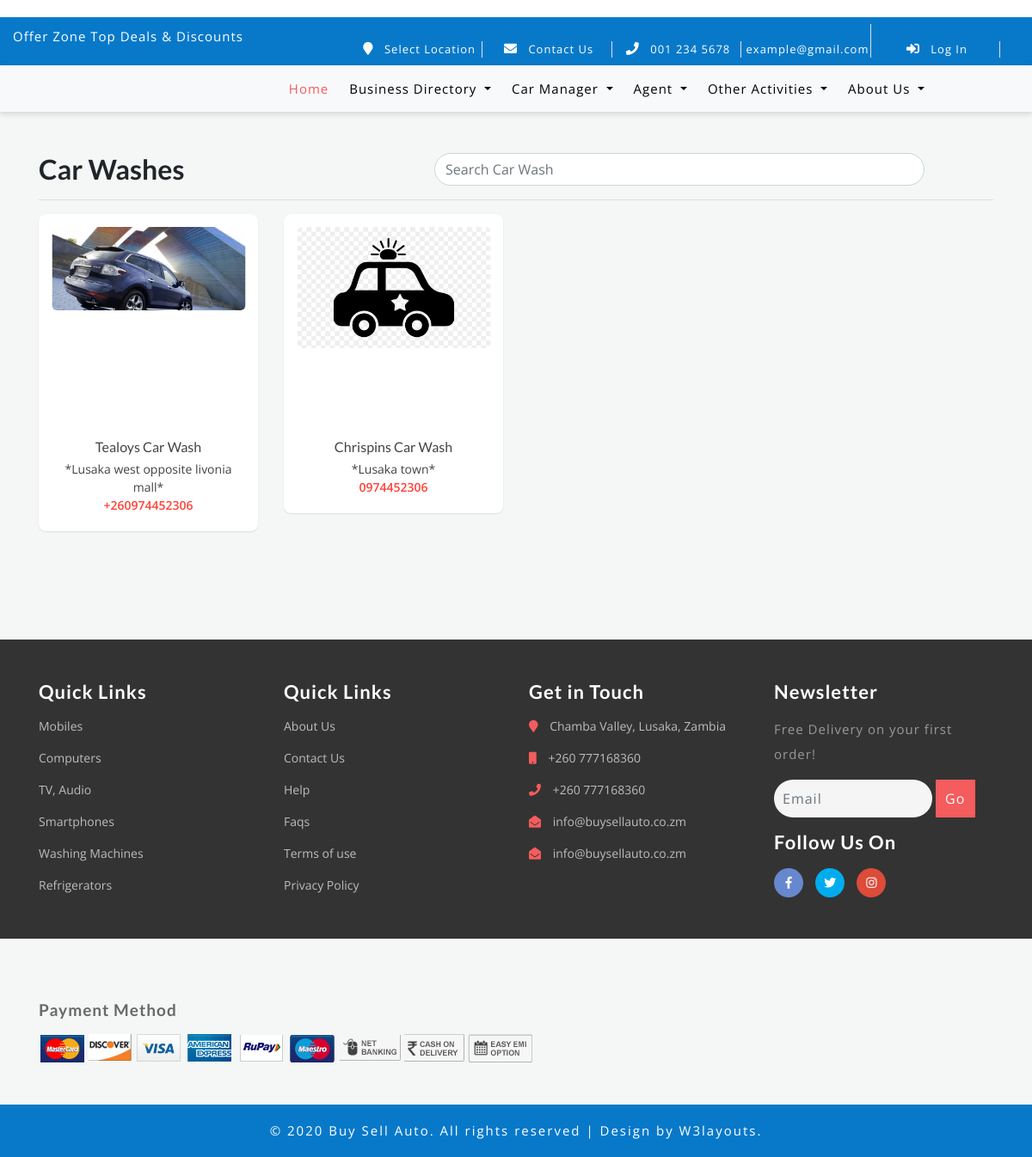
The page /car-wash/ on the database as committed earlier.
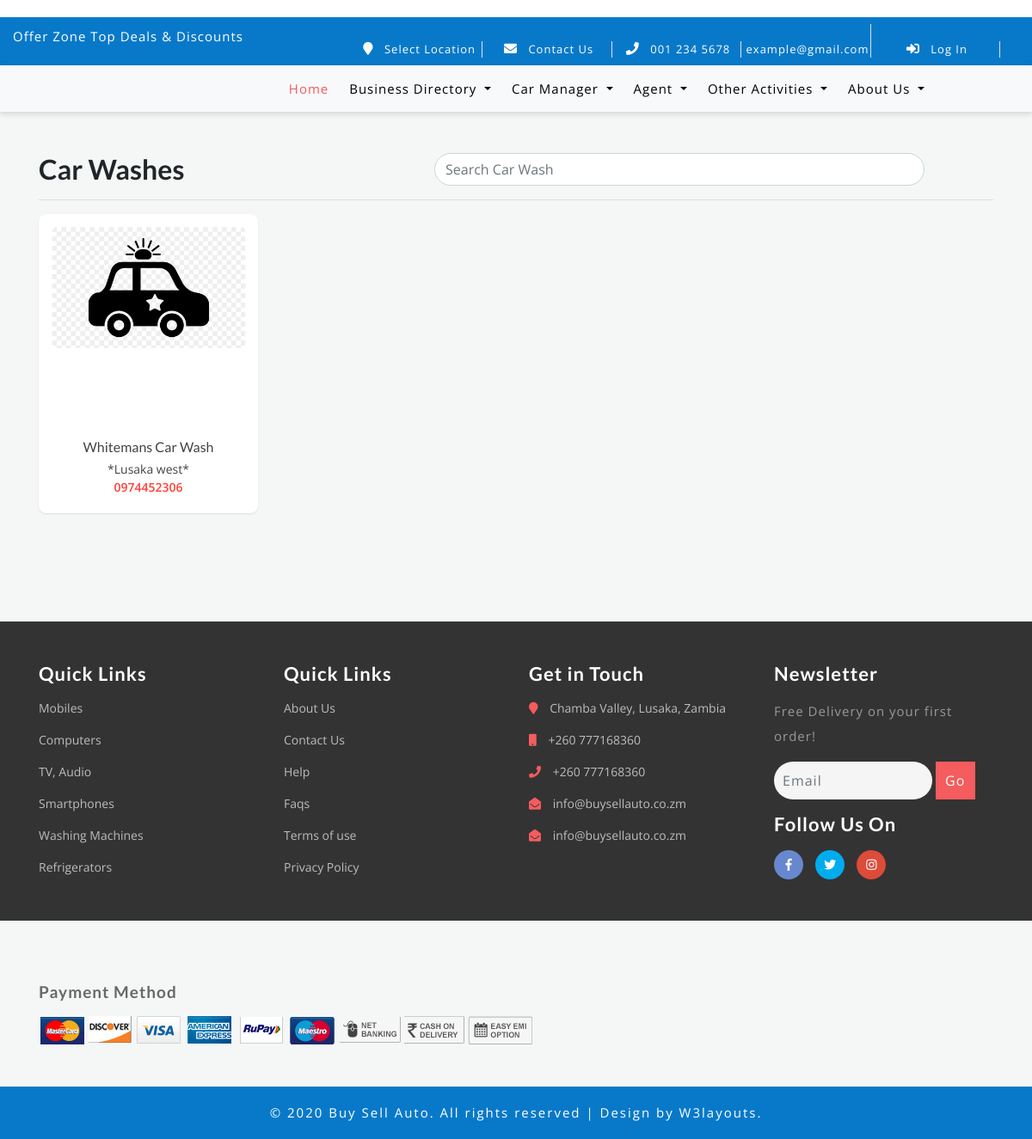
The same page on the database as committed later.
### businessdirectory/models.py (models this page shows)
class AutoShopAndCarWash(models.Model):
    is_autoshopandcarwash_model = models.BooleanField(default=True, editable=False)
    category = models.CharField('Category', choices=AUTOSHOPANDCARWASH, max_length=200)
    name = models.CharField('Name', max_length=200, help_text='name of car wash')
    slug = models.SlugField(unique=True, default='', db_index=True)
    location = models.CharField('Location', max_length=200, help_text='location of car wash')
    contact = models.CharField('Contact Details', max_length=200, help_text='cell/tell/fax')
    description = HTMLField(help_text='Services offered...')
    coverpic = models.ImageField(upload_to='carwash/coverpic/%Y/%m/%d', null=True, blank=True)
    profilepic = models.ImageField(upload_to='carwash/profilepic/%Y/%m/%d', null=True, blank=True)
    facebook_link = models.URLField(default='www.facebook.com')
    twitter_link = models.URLField(default='www.twitter.com')
    instagram_link = models.URLField(default='www.instagram.com')
    coordinates = models.CharField('Coordinates', null=True, blank=True, max_length=200, default='', help_text='Check name of the place on google maps or can use latitude and longitude (lati,longi)')
    website_link = models.URLField(null=True, blank=True)
    def __str__(self):
        return self.name
    class Meta:
        verbose_name_plural = 'Auto shops/Car wash/etc'
        verbose_name = 'Auto shops/Car wash/etc'
    def coverpic_tag(self):
        if self.coverpic:
            return mark_safe('<img src="%s" style="width: 50px; height: 50px;"/>' % self.coverpic.url)
        else:
            return 'No image found!'
    coverpic_tag.short_description = 'Cover Pic'
    def profilepic_tag(self):
        if self.profilepic:
            return mark_safe('<img src="%s" style="width: 50px; height: 50px;"/>' % self.profilepic.url)
        else:
            return 'No image found!'
    profilepic_tag.short_description = 'Profile Pic'

### aboutus/models.py (models this page shows, shortened)
class CompanyContactDetails(models.Model):
    location = models.CharField('Company Location', max_length=1000, null=True, blank=True,)
    mobile = models.CharField('Mobile Phone Number', max_length=200, null=True, blank=True, help_text='(E.g) +260970000000')
    telephone = models.CharField('Telephone Number', max_length=200, null=True, blank=True, help_text='(E.g) +(0121) 121 122')
    emailaddress1 = models.CharField('Email Address1', max_length=200, null=True, blank=True, help_text='(E.g) info@example1.com')
    emailaddress2 = models.CharField('Email Address2', max_length=200, null=True, blank=True, help_text='(E.g) info@example1.com')
    class Meta:
        verbose_name = 'Company Contact Detail'
        verbose_name_plural = 'Company Contact Details'

class CompanySocialMediaLinks(models.Model):
    facebook = models.URLField('Facebook Page Url', null=True, blank=True)
    twitter = models.URLField('Twitter Page Url', null=True, blank=True)
    instagram = models.URLField('Instagram Page Url', null=True, blank=True)
    class Meta:
        verbose_name = 'Company Social Media Link'
        verbose_name_plural = 'Company Social Media Links'

### businessdirectory/views.py (the view)
# urls.py: path('car-wash/', views.car_wash_view, name='car_wash_view'),
def car_wash_view(request, category_slug=None):
    category = None
    form = OrderForm()
    equipment_type = EquipmentType.objects.all()
    companycontactdetails = CompanyContactDetails.objects.all()
    companysocialmedialinks = CompanySocialMediaLinks.objects.all()
    location = Location.objects.all()
    event_types = EventType.objects.all()
    clearing_agents = Agent.objects.filter(agent_type__agent_type='Clearing Agent')
    car_wash = AutoShopAndCarWash.objects.filter(category='Car Wash')
    print(car_wash)
    equipments = Equipment.objects.filter(active=True)
    keywords = request.GET.get('q')
    getcat = request.POST.get('p')
    if category_slug:
        equipments = Equipment.objects.filter(category__slug=category_slug)
        category = category_slug
    if keywords:
        equipments = equipments.filter(
            Q(equipment_type__equipment_type__icontains=keywords) |
            Q(equipment_name__icontains=keywords))
    context = {
        'form': form,
        'category_slug': category,
        'categories': equipment_type,
        'companycontactdetails': companycontactdetails,
        'companysocialmedialinks': companysocialmedialinks,
        'location': location,
        'event_types': event_types,
        'products': equipments,
        'keywords': keywords,
        'clearing_agents': clearing_agents,
        'car_wash': car_wash,
    }
    return render(request, 'businessdirectory/car_wash.html', context)

### store/models.py (called while the page is built)
    def __str__(self):
        return self.event_name

### store/templates/businessdirectory/car_wash.html (shortened to what this page needs)
{% extends 'store/base.html' %}
{% load static %}
{% block content %}
    <link rel="stylesheet"
          href="https://cdnjs.cloudflare.com/ajax/libs/material-design-iconic-font/2.2.0/css/material-design-iconic-font.min.css">
    <div class="container">
        <div class="header row inline-group">
            <h2 class="col-sm-5 font-weight-bold pull-left">Car Washes</h2>
            <input class="col-sm-6 pull-right form-control" type="text" placeholder="Search Car Wash">
        </div>
        <hr>
        <div class="row clearfix">
            {% for carwash in car_wash %}
                <div class="col-lg-3 col-md-4 col-sm-12">
                    <div class="card product_item">
                        <div class="body">
                            <a href="{% url 'car_wash_detail' carwash.slug %}">
                                <div class="cp_img">
                                    {% if carwash.profilepic %}
                                        <img class="img-fluid" alt="Product" src="{{ carwash.profilepic.url }}"/>
                                    {% else %}
                                        <img class="img-fluid" alt="Product"
                                             src="{% static 'img/car_wash_avatar.jpg' %}"/>
                                    {% endif %}
                                </div>
                            </a>
                            <div class="product_details">
                                <h5><a href="ec-product-detail.html">{{ carwash.name }}</a></h5>
                                <ul class="product_price list-unstyled">
                                    <li class="old_price">
                                        *{{ carwash.location | capfirst }}*
                                    </li>
                                    <li class="new_price">{{ carwash.contact }}</li>
                                </ul>
                            </div>
                        </div>
                    </div>
                </div>
            {% empty %}
                No Car Wash Found
            {% endfor %}
        </div>
    </div>
{% endblock %}

### store/templates/store/base.html (shortened to what the changed rows need)
{% load static %}
<!DOCTYPE html>
<html lang="en">
<head>
    <link href="{% static 'store/css/bootstrap.css' %}" rel="stylesheet" type="text/css" media="all"/>
    <link href="{% static 'store/css/style.css' %}" rel="stylesheet" type="text/css" media="all"/>
    <link href="{% static 'store/css/other/styles.css' %}" rel="stylesheet" type="text/css" media="all"/>
    <link rel="stylesheet" href="{% static 'store/css/fontawesome-all.css' %}">
    <link href="{% static 'store/css/popuo-box.css' %}" rel="stylesheet" type="text/css" media="all"/>
    <link href="{% static 'store/css/menu.css' %}" rel="stylesheet" type="text/css" media="all"/>
</head>
<body>
{% block topheader %}
    <br><br>
{% endblock %}
{% block content %}
{% endblock %}
</body>
{% block footer %}
    <footer>
        <div class="w3l-middlefooter-sec">
            <div class="container py-md-5 py-sm-4 py-3">
                <div class="row footer-info w3-agileits-info">
                    <div class="col-md-3 col-sm-6 footer-grids mt-md-0 mt-4">
                        <ul>
                            {% for companycontactdetail in companycontactdetails %}
                                <li class="mb-3">
                                    <i class="fas fa-map-marker"></i> {{ companycontactdetail.location }}
                                </li>
                                <li class="mb-3">
                                    <i class="fas fa-mobile"></i> {{ companycontactdetail.mobile }}
                                </li>
                                <li class="mb-3">
                                    <i class="fas fa-phone"></i> {{ companycontactdetail.telephone }}
                                </li>
                                <li class="mb-3">
                                    <i class="fas fa-envelope-open"></i>
                                    <a href="mailto:example@mail.com"> {{ companycontactdetail.emailaddress1 }}</a>
                                </li>
                                <li>
                                    <i class="fas fa-envelope-open"></i>
                                    <a href="mailto:example@mail.com"> {{ companycontactdetail.emailaddress2 }}</a>
                                </li>
                            {% endfor %}
                        </ul>
                    </div>
                    <div class="col-md-3 col-sm-6 footer-grids w3l-agileits mt-md-0 mt-4">
                        <div class="footer-grids  w3l-socialmk mt-3">
                            <div class="social">
                                <ul>
                                    {% for socialmedialink in companysocialmedialinks %}
                                        <li>
                                            <a class="icon fb" href="{{ socialmedialink.facebook }}">
                                                <i class="fab fa-facebook-f"></i>
                                            </a>
                                        </li>
                                        <li>
                                            <a class="icon tw" href="{{ socialmedialink.twitter }}">
                                                <i class="fab fa-twitter"></i>
                                            </a>
                                        </li>
                                        <li>
                                            <a class="icon gp" href="{{ socialmedialink.instagram }}">
                                                <i class="fab fa-instagram"></i>
                                            </a>
                                        </li>
                                    {% endfor %}
                                </ul>
                            </div>
                        </div>
                    </div>
                </div>
            </div>
        </div>
    </footer>
{% endblock %}
</html>

Rows that differ between the two databases and show on the page:
no longer on this page (row edited): AutoShopAndCarWash: profilepic (picture), name "Tealoys Car Wash", location "Lusaka west opposite livonia mall", contact "+260974452306"
removed AutoShopAndCarWash: name "Chrispins Car Wash", location "Lusaka town", contact "0974452306"
now on this page (row edited): AutoShopAndCarWash: name "Whitemans Car Wash", location "Lusaka west", contact "0974452306"
